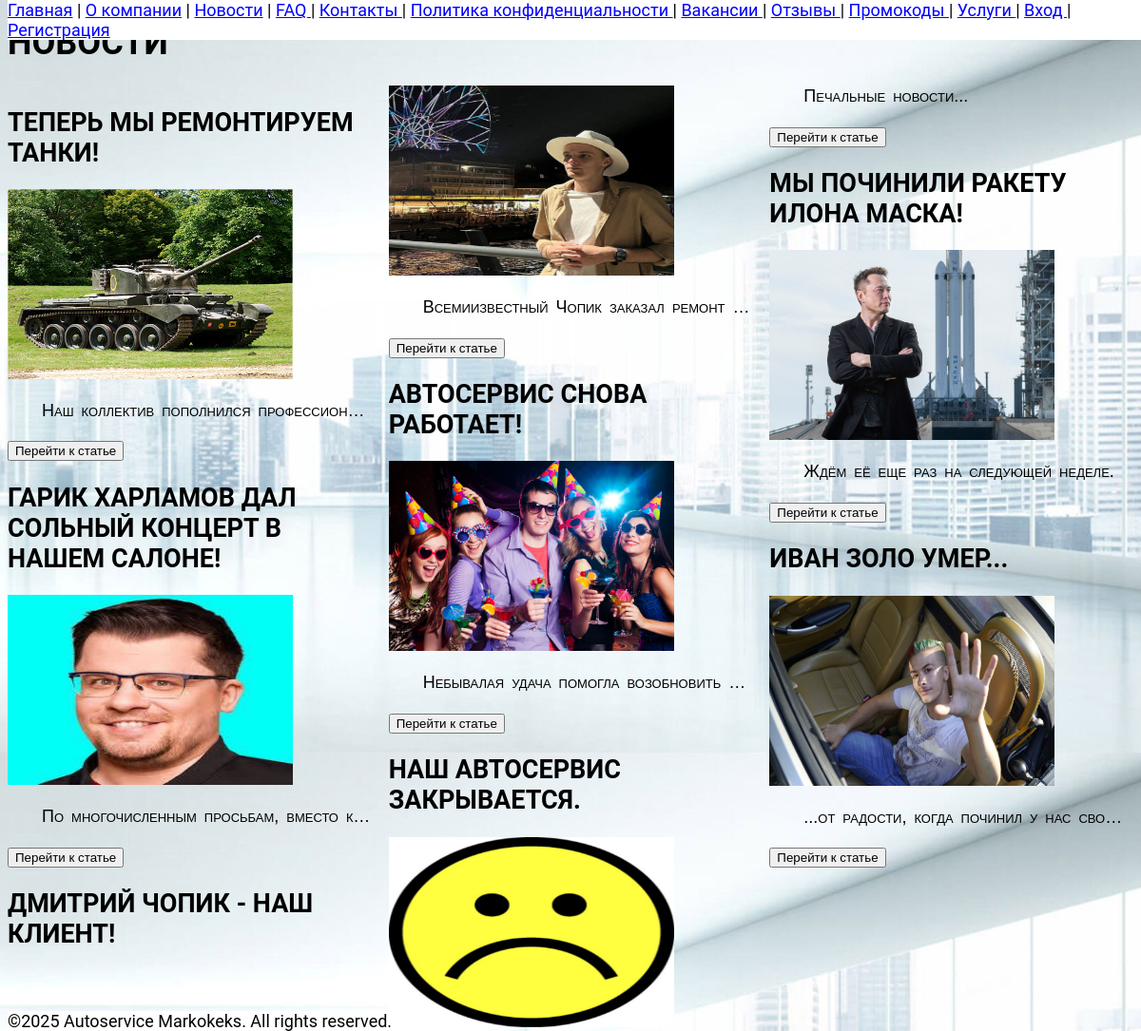
Page /news/ on the committed database.
### news/models.py (models this page shows)
class Article(models.Model):
    id = models.AutoField(primary_key=True)
    title = models.CharField(max_length=50)
    heading = models.CharField(max_length=200)
    photo = models.ImageField(upload_to="images/", default="images/default.jpg")
    text = models.CharField(max_length=500)
    class Meta:
        verbose_name_plural = "Article"
        get_latest_by = ['title']

### news/views.py (the view)
# urls.py: path('news/', news, name="news"),
def news(request):
    all_news = Article.objects.all().order_by('-id')
    return render(request, 'news.html', {"news": all_news})

### news/templates/news.html (shortened to what this page needs)
{% extends "base.html" %}
{% block header %}Новости{% endblock header %}
{% block style %}
    {% load static %}
{% endblock %}
{% block content %}
    <div class="news">
        {% for news_item in news %}
            <article>
                <h2>{{news_item.title}}</h2>
                <img src="{{news_item.photo.url }}" alt="Новостная статья" width="300" height="200">
                <p class="article-heading">
                    {{news_item.heading}}
                </p>
                <a href="/article/{{ news_item.id }}">
                    <button>Перейти к статье</button>
                </a>
            </article>
        {% endfor %}
    </div>
{% endblock %}

### static/css/base.css (style rules this page uses)
body { font-family: 'Roboto', Arial, sans-serif; background-image: url("/static/crash.png"); background-size: 100%; background-position: top; background-repeat: repeat-y; }
h2 { font-variant: small-caps; }
a { color: blue; }
p { font-family: 'Arial', sans-serif; text-indent: 2em; line-height: 1.3; font-variant: small-caps; word-spacing: 3px; letter-spacing: 0px; overflow-wrap: break-word; word-break: break-all; text-align: left; }
h1, h2, h3 { text-transform: uppercase; }
@media (min-width: 1025px) { body { background-color: #66cc66; } }
@media (min-height: 800px) { body { font-size: 18px; } }
button { cursor: pointer; }

### static/css/news.css (style rules this page uses)
.news { columns: 300px 3; }
.article-heading { overflow: hidden; text-overflow: ellipsis; white-space: nowrap; }

### rows in the picture
Article: title "ТЕПЕРЬ МЫ РЕМОНТИРУЕМ ТАНКИ!", photo (picture), heading "Наш коллектив пополнился профессион…"
Article: title "ГАРИК ХАРЛАМОВ ДАЛ СОЛЬНЫЙ КОНЦЕРТ В НАШЕМ САЛОНЕ!", photo (picture), heading "По многочисленным просьбам, вместо к…"
Article: title "ДМИТРИЙ ЧОПИК - НАШ КЛИЕНТ!", photo (picture), heading "Всемиизвестный Чопик заказал ремонт…"
Article: title "АВТОСЕРВИС СНОВА РАБОТАЕТ!", photo (picture), heading "Небывалая удача помогла возобновить…"
Article: title "НАШ АВТОСЕРВИС ЗАКРЫВАЕТСЯ.", photo (picture), heading "Печальные новости..."
Article: title "МЫ ПОЧИНИЛИ РАКЕТУ ИЛОНА МАСКА!", photo (picture), heading "Ждём её еще раз на следующей неделе."
Article: title "ИВАН ЗОЛО УМЕР...", photo (picture), heading "...от радости, когда починил у нас сво…"
